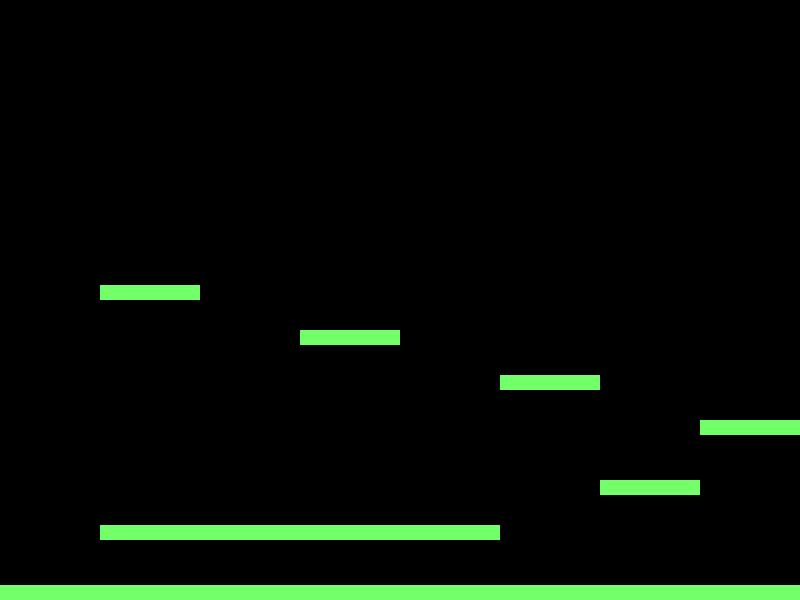

The image is a tile-based game level rendered from a .tmx file. Its description and complete source (layers, tilesets, objects, tile grids) follow:
An orthogonal 8x40 tile map with 100x15 px tiles, 1 tile layer (Tile Layer 1).

<map version="1.2" tiledversion="1.3.1" orientation="orthogonal" renderorder="right-down" compressionlevel="0" width="8" height="40" tilewidth="100" tileheight="15" infinite="0" nextlayerid="2" nextobjectid="1">
 <editorsettings>
  <export target="SDL_Fun/level3.csv" format="csv" />
 </editorsettings>
 <tileset firstgid="1" source="Platform.tsx" />
 <layer id="1" name="Tile Layer 1" width="8" height="40">
  <data encoding="csv">
0,0,0,0,0,0,0,0,
0,0,0,0,0,0,0,0,
0,0,0,0,0,0,0,0,
0,0,0,0,0,0,0,0,
0,0,0,0,0,0,0,0,
0,0,0,0,0,0,0,0,
0,0,0,0,0,0,0,0,
0,0,0,0,0,0,0,0,
0,0,0,0,0,0,0,0,
0,0,0,0,0,0,0,0,
0,0,0,0,0,0,0,0,
0,0,0,0,0,0,0,0,
0,0,0,0,0,0,0,0,
0,0,0,0,0,0,0,0,
0,0,0,0,0,0,0,0,
0,0,0,0,0,0,0,0,
0,0,0,0,0,0,0,0,
0,0,0,0,0,0,0,0,
0,0,0,0,0,0,0,0,
0,1,0,0,0,0,0,0,
0,0,0,0,0,0,0,0,
0,0,0,0,0,0,0,0,
0,0,0,1,0,0,0,0,
0,0,0,0,0,0,0,0,
0,0,0,0,0,0,0,0,
0,0,0,0,0,1,0,0,
0,0,0,0,0,0,0,0,
0,0,0,0,0,0,0,0,
0,0,0,0,0,0,0,1,
0,0,0,0,0,0,0,0,
0,0,0,0,0,0,0,0,
0,0,0,0,0,0,0,0,
0,0,0,0,0,0,1,0,
0,0,0,0,0,0,0,0,
0,0,0,0,0,0,0,0,
0,1,1,1,1,0,0,0,
0,0,0,0,0,0,0,0,
0,0,0,0,0,0,0,0,
0,0,0,0,0,0,0,0,
1,1,1,1,1,1,1,1
</data>
 </layer>
</map>
